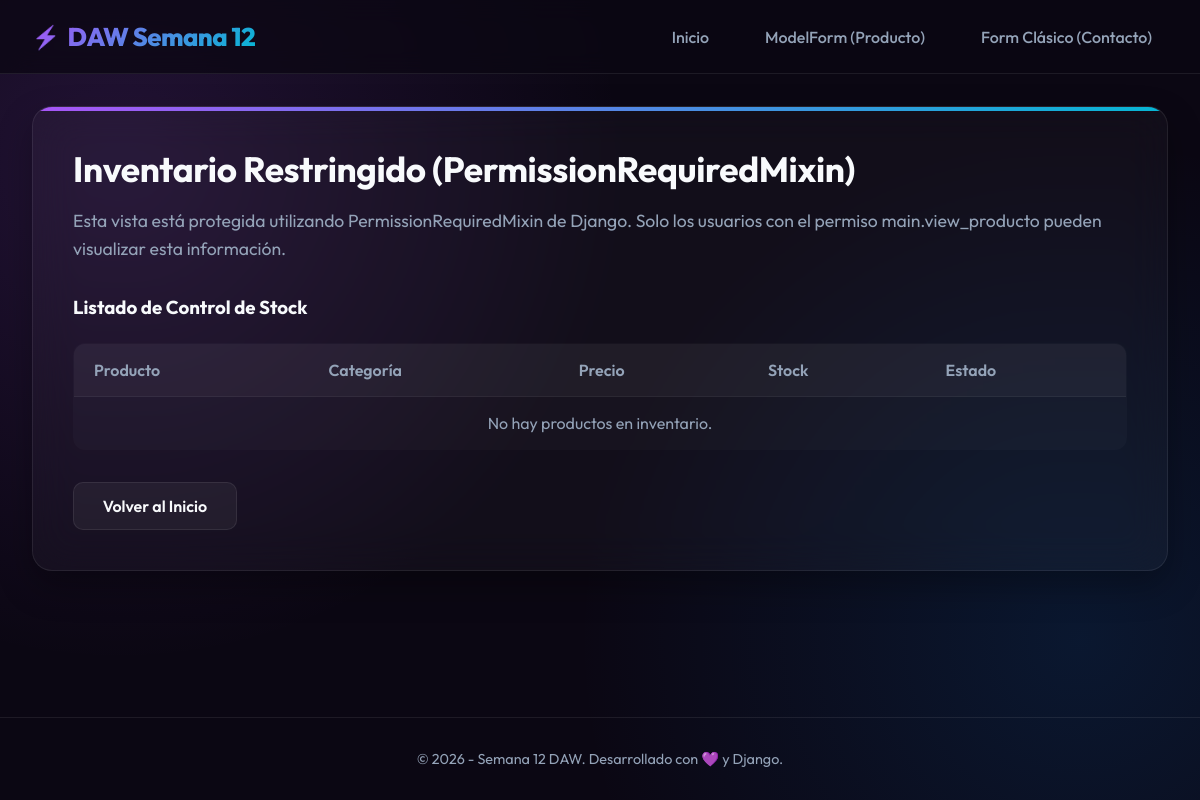
The app's page /inventario/ (signed in), older data.
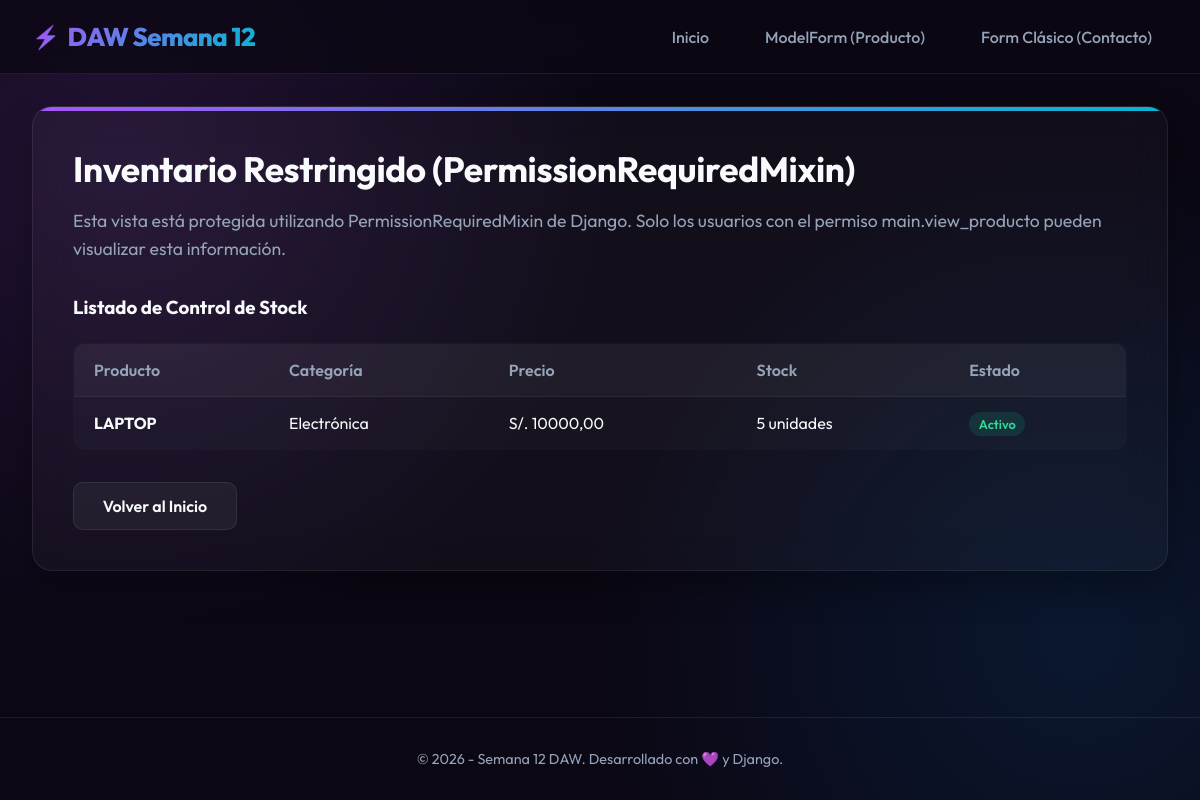
The same page, newer data.
### main/models.py (models this page shows, shortened)
class Producto(models.Model):
    CATEGORIAS = [
        ('ELECTRONICA', 'Electrónica'),
        ('ROPA', 'Ropa y Calzado'),
        ('HOGAR', 'Hogar y Cocina'),
        ('LIBROS', 'Libros y Papelería'),
        ('OTROS', 'Otros'),
    ]
    nombre = models.CharField(max_length=100, verbose_name="Nombre del Producto")
    descripcion = models.TextField(blank=True, null=True, verbose_name="Descripción")
    precio = models.DecimalField(max_digits=10, decimal_places=2, verbose_name="Precio (S/.)")
    stock = models.IntegerField(verbose_name="Stock Disponible")
    categoria = models.CharField(max_length=20, choices=CATEGORIAS, default='OTROS', verbose_name="Categoría")
    disponible = models.BooleanField(default=True, verbose_name="¿Está disponible para la venta?")
    fecha_creacion = models.DateTimeField(auto_now_add=True)

### main/views.py (the view)
# urls.py: path('inventario/', views.InventarioAdminView.as_view(), name='inventario_admin'),
class InventarioAdminView(PermissionRequiredMixin, ListView):
    model = Producto
    template_name = 'main/inventario_admin.html'
    context_object_name = 'productos'
    permission_required = 'main.view_producto'
    raise_exception = True

### main/templates/main/inventario_admin.html (shortened to what this page needs)
{% extends 'main/base.html' %}
{% block content %}
<div class="glass-card">
    <h1>Inventario Restringido (PermissionRequiredMixin)</h1>
    <p class="subtitle">Esta vista está protegida utilizando <code>PermissionRequiredMixin</code> de Django. Solo los usuarios con el permiso <code>main.view_producto</code> pueden visualizar esta información.</p>
    <div style="margin-top: 2rem;">
        <h3>Listado de Control de Stock</h3>
        <table class="admin-table">
            <thead>
                <tr>
                    <th>Producto</th>
                    <th>Categoría</th>
                    <th>Precio</th>
                    <th>Stock</th>
                    <th>Estado</th>
                </tr>
            </thead>
            <tbody>
                {% for prod in productos %}
                    <tr>
                        <td><strong>{{ prod.nombre }}</strong></td>
                        <td>{{ prod.get_categoria_display }}</td>
                        <td>S/. {{ prod.precio }}</td>
                        <td>{{ prod.stock }} unidades</td>
                        <td>
                            {% if prod.disponible %}
                                <span class="badge badge-ok">Activo</span>
                            {% else %}
                                <span class="badge badge-fail">Inactivo</span>
                            {% endif %}
                        </td>
                    </tr>
                {% empty %}
                    <tr>
                        <td colspan="5" style="text-align: center; color: var(--text-secondary);">No hay productos en inventario.</td>
                    </tr>
                {% endfor %}
            </tbody>
        </table>
    </div>
    <div style="margin-top: 2rem;">
        <a href="{% url 'home' %}" class="btn btn-secondary">Volver al Inicio</a>
    </div>
</div>
{% endblock %}

Row changes from the older to the newer data that the page shows:
added Producto: nombre "LAPTOP", categoria "Electrónica", precio "10000,00", stock "5", disponible "Activo"
Text that changed along with them:
text no longer shown: "No hay productos en inventario."
